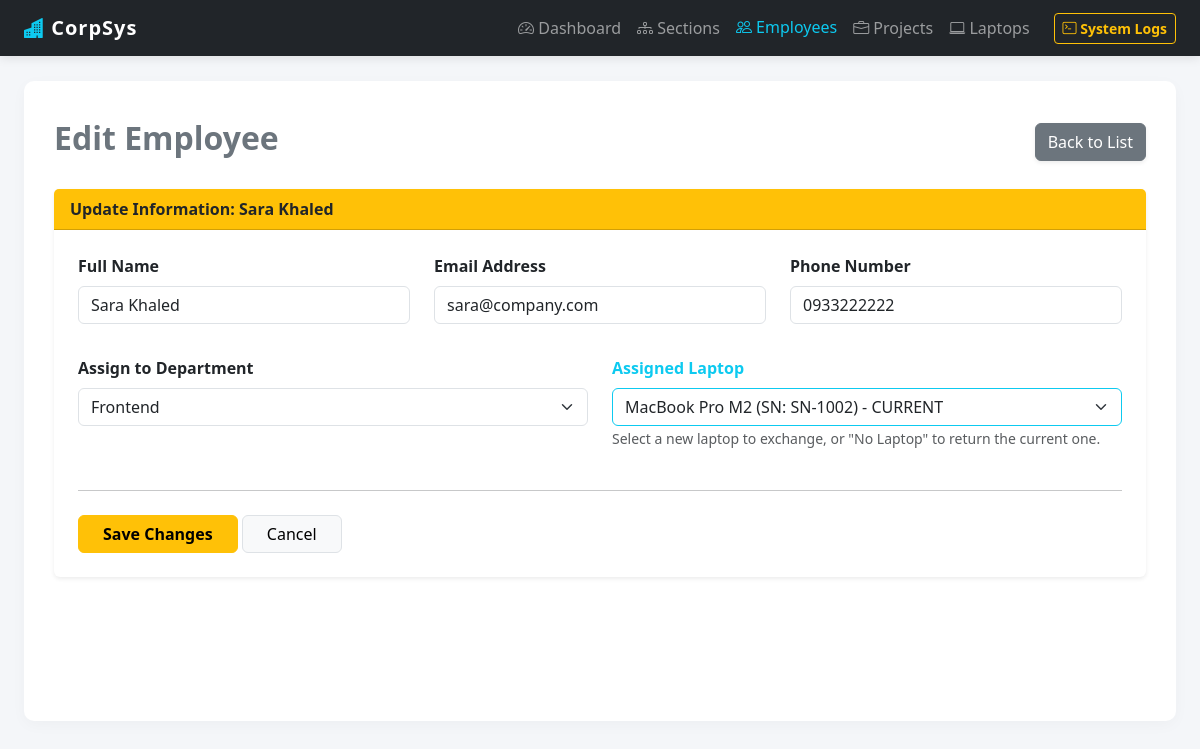
The app's page /index.php?page=employees&action=edit&id=2 with its own data.
### tables this page shows
CREATE TABLE employees(
    id INT AUTO_INCREMENT PRIMARY KEY,
    full_name VARCHAR(255) NOT NULL,
    email VARCHAR(255) NOT NULL UNIQUE,
    phone_number VARCHAR(50) NOT NULL UNIQUE,
    date_start DATE NOT NULL,
    section_id INT NOT NULL,
     
    FOREIGN KEY(section_id) REFERENCES sections(id) ON DELETE RESTRICT
);

CREATE TABLE laptops(
    id INT AUTO_INCREMENT PRIMARY KEY,
    serial_number VARCHAR(255) NOT NULL UNIQUE,
    model VARCHAR(255) NOT NULL,
    date_buy DATE NOT NULL,
    employee_id INT UNIQUE,
     
     
    FOREIGN KEY(employee_id) REFERENCES employees(id) ON DELETE SET NULL
);

### src/Repositories/EmployeeRepository.php (called while the page is built, shortened)
<?php
class EmployeeRepository {
    private PDO $pdo;
    public function __construct(PDO $pdo) { $this->pdo = $pdo;}
    public function findById(int $id): ?Employee {
        $stmt = $this->pdo->prepare("SELECT * FROM employees WHERE id = :id LIMIT 1");
        $stmt->execute([':id' => $id]);
        $row = $stmt->fetch();
        return new Employee(
            $row['full_name'],
            $row['email'],
            $row['phone_number'],
            $row['date_start'],
            (int)$row['section_id'],
            (int)$row['id']
        );
    }
}

### src/AutoLoad.php (called while the page is built, shortened)
<?php
spl_autoload_register(function (string $class): void {
    $folders = ['Entities', 'DataBase', 'Exceptions', 'Repositories', 'Services','Utlis'];
    foreach ($folders as $folder) {
        $file = __DIR__ . "/{$folder}/{$class}.php";
        if (is_file($file)) {
            return;
        }
    }
});

### src/Entities/Employee.php (called while the page is built, shortened)
<?php
class Employee{
    private string $full_name;
    private string $email;
    private string $phone_number;
    private int $section_id;
    public function __construct(string $full_name,string $email,string $phone_number,string $date_start,int $section_id,int $id=0) {
        $this->full_name=$full_name;
        $this->email=$email;
        $this->phone_number=$phone_number;
        $this->section_id=$section_id;
    }
    public function getFullName(): string{return $this->full_name;}
    public function getEmail(): string{return $this->email;}
    public function getPhoneNumber(): string{return $this->phone_number;}
    public function getSectionId(): int{return $this->section_id;}
}

### src/Repositories/SectionRepository.php (called while the page is built, shortened)
<?php
class SectionRepository {
    private PDO $pdo;
    public function __construct(PDO $pdo) {$this->pdo = $pdo;}
    public function findAll(): array {
        $stmt = $this->pdo->query("SELECT * FROM sections ORDER BY name ASC");
        return $stmt->fetchAll();
    }
}

### src/Repositories/LaptopRepository.php (called while the page is built, shortened)
<?php
class LaptopRepository {
    private PDO $pdo;
    public function __construct(PDO $pdo) { $this->pdo = $pdo;}
    public function getLaptopByEmployeeId(int $employeeId): ?array {
        $stmt = $this->pdo->prepare("SELECT * FROM laptops WHERE employee_id = :emp_id LIMIT 1");
        $stmt->execute([':emp_id' => $employeeId]);
        $row = $stmt->fetch();
        return $row ?: null;
    }
}

### views/Employees/edit.php (the view, shortened to what this page needs)
<div class="d-flex justify-content-between align-items-center mb-4 mt-2">
    <h2 class="text-secondary fw-bold">Edit Employee</h2>
    <a href="index.php?page=employees&action=list" class="btn btn-secondary shadow-sm">Back to List</a>
</div>
<div class="card shadow-sm border-0">
    <div class="card-header bg-warning text-dark fw-bold">
        Update Information: <?= htmlspecialchars($employee->getFullName()) ?>
    </div>
    <div class="card-body p-4">
        <form action="index.php?page=employees&action=update" method="POST">
            <div class="row">
                <div class="col-md-4 mb-3">
                    <label class="form-label fw-bold">Full Name</label>
                    <input type="text" name="full_name" class="form-control"
                           value="<?= htmlspecialchars($_SESSION['old_input']['full_name'] ?? $employee->getFullName()) ?>" required>
                </div>
                <div class="col-md-4 mb-3">
                    <label class="form-label fw-bold">Email Address</label>
                    <input type="email" name="email" class="form-control"
                           value="<?= htmlspecialchars($_SESSION['old_input']['email'] ?? $employee->getEmail()) ?>" required>
                </div>
                <div class="col-md-4 mb-3">
                    <label class="form-label fw-bold">Phone Number</label>
                    <input type="text" name="phone_number" class="form-control"
                           value="<?= htmlspecialchars($_SESSION['old_input']['phone_number'] ?? $employee->getPhoneNumber()) ?>" required>
                </div>
            </div>
            <div class="row mt-3">
                <div class="col-md-6 mb-3">
                    <label class="form-label fw-bold">Assign to Department</label>
                    <select name="section_id" class="form-select" required>
                        <?php foreach ($allSections as $sec): ?>
                            <?php
                                $selectedId = $_SESSION['old_input']['section_id'] ?? $employee->getSectionId();
                                $isSelected = ($sec['id'] == $selectedId) ? 'selected' : '';
                            ?>
                            <option value="<?= $sec['id'] ?>" <?= $isSelected ?>>
                                <?= htmlspecialchars($sec['name']) ?>
                            </option>
                        <?php endforeach; ?>
                    </select>
                </div>
                <div class="col-md-6 mb-3">
                    <label class="form-label fw-bold text-info">Assigned Laptop</label>
                    <select name="laptop_id" class="form-select border-info">
                        <?php if (!empty($currentLaptop)): ?>
                            <option value="<?= $currentLaptop['id'] ?>" selected>
                                <?= htmlspecialchars($currentLaptop['model']) ?> (SN: <?= htmlspecialchars($currentLaptop['serial_number']) ?>) - CURRENT
                            </option>
                        <?php endif; ?>
                    </select>
                    <small class="text-muted">Select a new laptop to exchange, or "No Laptop" to return the current one.</small>
                </div>
            </div>
            <hr class="my-4">
            <button type="submit" class="btn btn-warning fw-bold px-4">Save Changes</button>
            <a href="index.php?page=employees&action=list" class="btn btn-light px-4 border">Cancel</a>
        </form>
    </div>
</div>

### views/layout/master.php (style rules this page uses)
body { background-color: #f4f6f9; font-family: 'Segoe UI', Tahoma, Geneva, Verdana, sans-serif; }

### records on screen
employees: full_name "Sara Khaled", email "sara@company.com", phone_number "0933222222"
laptops: laptop_id "MacBook Pro M2 (SN: SN-1002) - CURRENT"

### other values on screen
form field section_id "Frontend"
